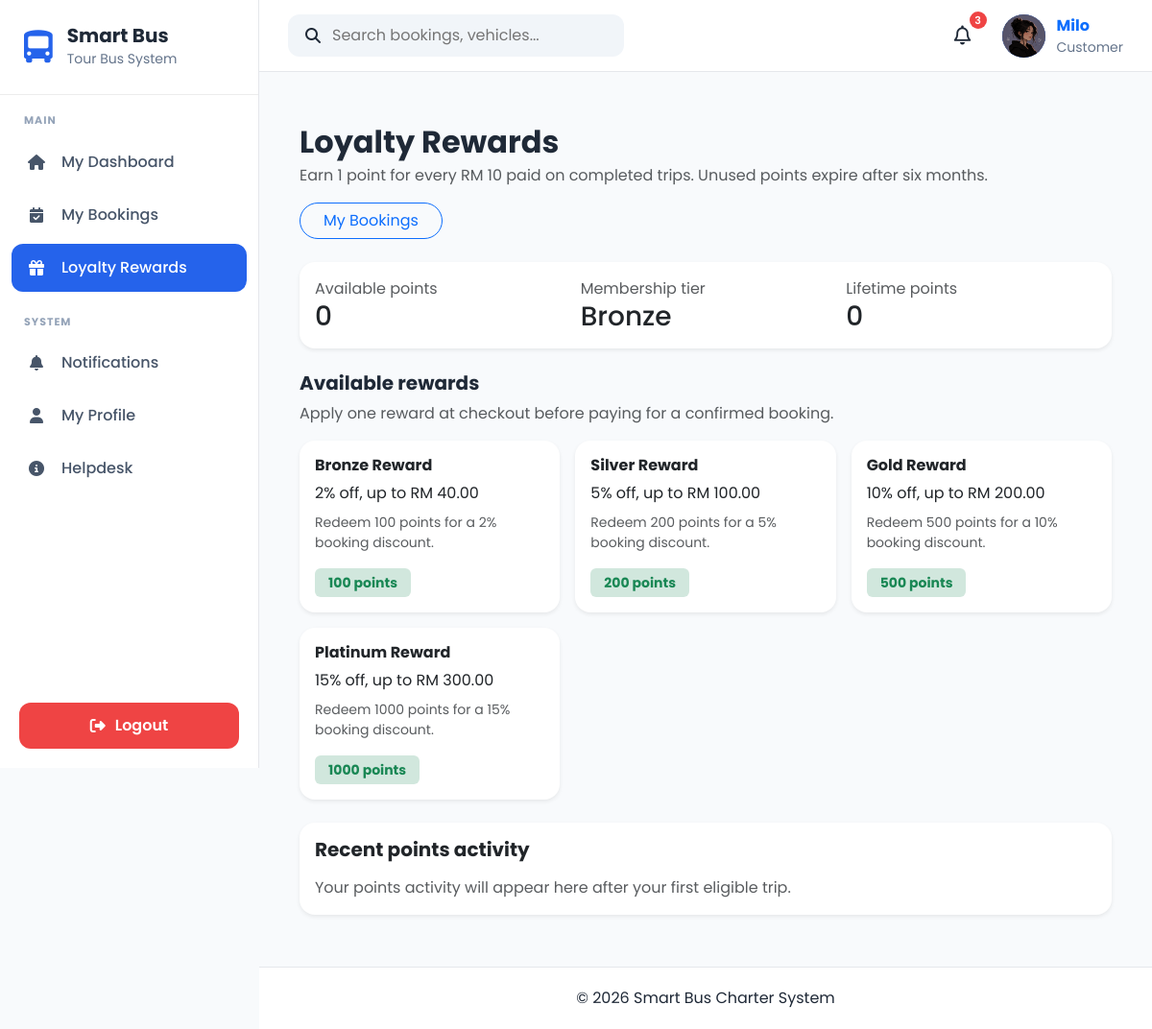
Page /loyalty/ (signed in) on the committed database.
### apps/accounts/models.py (models this page shows, shortened)
class UserProfile(models.Model):
    OWNER = "Owner"
    ADMIN = "Admin"
    DRIVER = "Driver"
    CUSTOMER = "Customer"
    ROLE_CHOICES = [
        (OWNER, "Owner"),
        (ADMIN, "Admin"),
        (DRIVER, "Driver"),
        (CUSTOMER, "Customer"),
    ]
    GENDER_CHOICES = [
        ("Male", "Male"),
        ("Female", "Female"),
        ("Other", "Other"),
    ]
    user = models.OneToOneField(
        User,
        on_delete=models.CASCADE,
        related_name="profile"
    )
    role = models.CharField(
        max_length=20,
        choices=ROLE_CHOICES,
        default=CUSTOMER
    )
    phone = models.CharField(
        max_length=20,
        blank=True
    )
    address = models.TextField(
        blank=True
    )
    city = models.CharField(
        max_length=100,
        blank=True
    )
    state = models.CharField(
        max_length=100,
        blank=True
    )
    postcode = models.CharField(
        max_length=20,
        blank=True
    )
    country = models.CharField(
        max_length=100,
        default="Malaysia"
    )
    gender = models.CharField(
        max_length=10,
        choices=GENDER_CHOICES,
        blank=True
    )
    profile_picture = models.ImageField(
        upload_to="profile_pictures/",
        blank=True,
        null=True
    )
    must_change_password = models.BooleanField(default=False)
    created_at = models.DateTimeField(
        auto_now_add=True
    )
    updated_at = models.DateTimeField(
        auto_now=True
    )

### apps/loyalty/models.py (models this page shows, shortened)
class LoyaltyReward(models.Model):
    name = models.CharField(max_length=100)
    description = models.TextField(blank=True)
    points_required = models.PositiveIntegerField(
        validators=[MinValueValidator(1)]
    )
    discount_percentage = models.PositiveIntegerField(
        validators=[
            MinValueValidator(1),
            MaxValueValidator(100)
        ]
    )
    max_discount = models.DecimalField(
        max_digits=10,
        decimal_places=2,
        validators=[MinValueValidator(Decimal("0.01"))]
    )
    is_active = models.BooleanField(default=True)
    created_at = models.DateTimeField(auto_now_add=True)

### apps/loyalty/views.py (the view)
# urls.py: path("", views.dashboard, name="dashboard"),
@customer_required
@require_GET
def dashboard(request):
    customer = get_customer_for_user(request.user)
    if customer is None:
        messages.error(request, "Customer profile not found.")
        return redirect("dashboard")
    account = current_loyalty_account(customer)
    rewards = LoyaltyReward.objects.filter(is_active=True).order_by("points_required", "pk")
    history = (
        account.transactions.select_related("booking").order_by("-created_at", "-pk")[:25]
        if account else []
    )
    return render(request, "loyalty/dashboard.html", {
        "account": account,
        "rewards": rewards,
        "history": history,
    })

### apps/accounts/context_processors.py (called while the page is built)
def user_role(request):
    role = None
    if request.user.is_authenticated:
        try:
            role = request.user.profile.role
        except Exception:
            role = None
    return {
        "user_role": role
    }

### apps/helpdesk/services/data_access.py (called while the page is built)
def get_customer_for_user(user):
    if not user.is_authenticated:
        return None
    return Customer.objects.filter(
        user=user
    ).first()

### apps/loyalty/services.py (called while the page is built)
def current_loyalty_account(customer):
    account = LoyaltyAccount.objects.filter(customer=customer).first()
    if account and account.transactions.filter(
        transaction_type__in=SPENDABLE_TRANSACTION_TYPES,
        expires_at__lte=timezone.now(),
        remaining_points__gt=0,
    ).exists():
        expire_loyalty_points(account)
        account.refresh_from_db()
    return account

### apps/notifications/context_processors.py (called while the page is built)
def notification_context(request):
    if not request.user.is_authenticated:
        return {}
    notifications = (
        NotificationRecipient.objects
        .filter(user=request.user)
        .select_related("notification")
        .order_by("-notification__created_at")[:5]
    )
    unread_count = (
        NotificationRecipient.objects
        .filter(
            user=request.user,
            is_read=False
        )
        .count()
    )
    return {
        "navbar_notifications": notifications,
        "unread_notifications": unread_count,
    }

### templates/loyalty/dashboard.html (shortened to what this page needs)
{% extends "layouts/base.html" %}
{% block content %}
<div class="container-fluid py-4">
    <div class="d-flex flex-wrap justify-content-between align-items-center gap-3 mb-4">
        <div>
            <h1 class="h2 fw-bold mb-1">Loyalty Rewards</h1>
            <p class="text-muted mb-0">Earn 1 point for every RM 10 paid on completed trips. Unused points expire after six months.</p>
        </div>
        <a class="btn btn-outline-primary rounded-pill px-4" href="{% url 'bookings:customer_bookings' %}">My Bookings</a>
    </div>
    <div class="card border-0 shadow-sm rounded-4 mb-4">
        <dl class="card-body row g-3 mb-0">
            <div class="col-sm-4">
                <dt class="text-muted fw-normal">Available points</dt>
                <dd class="h3 mb-0">{{ account.points_balance|default:"0" }}</dd>
            </div>
            <div class="col-sm-4">
                <dt class="text-muted fw-normal">Membership tier</dt>
                <dd class="h3 mb-0">{{ account.membership_tier|default:"Bronze" }}</dd>
            </div>
            <div class="col-sm-4">
                <dt class="text-muted fw-normal">Lifetime points</dt>
                <dd class="h3 mb-0">{{ account.lifetime_points|default:"0" }}</dd>
            </div>
        </dl>
    </div>
    <h2 class="h5 fw-bold">Available rewards</h2>
    <p class="text-muted">Apply one reward at checkout before paying for a confirmed booking.</p>
    <div class="row g-3 mb-4">
        {% for reward in rewards %}
            <div class="col-md-6 col-xl-4">
                <article class="card border-0 shadow-sm rounded-4 h-100">
                    <div class="card-body">
                        <h3 class="h6 fw-bold">{{ reward.name }}</h3>
                        <p class="mb-2">{{ reward.discount_percentage }}% off, up to RM {{ reward.max_discount|floatformat:2 }}</p>
                        {% if reward.description %}<p class="small text-muted">{{ reward.description }}</p>{% endif %}
                        <span class="badge bg-success-subtle text-success">{{ reward.points_required }} points</span>
                    </div>
                </article>
            </div>
        {% empty %}
            <p class="text-muted mb-0">There are no active rewards at the moment.</p>
        {% endfor %}
    </div>
    <section class="card border-0 shadow-sm rounded-4">
        <div class="card-body">
            <h2 class="h5 fw-bold mb-3">Recent points activity</h2>
            {% if history %}
                <div class="table-responsive">
                    <table class="table align-middle mb-0">
                        <thead>
                            <tr><th scope="col">Date</th><th scope="col">Activity</th><th scope="col">Booking</th><th scope="col">Expiry</th><th scope="col" class="text-end">Points</th></tr>
                        </thead>
                        <tbody>
                            {% for entry in history %}
                                <tr>
                                    <td>{{ entry.created_at|date:"j M Y" }}</td>
                                    <td>{{ entry.get_transaction_type_display }}{% if entry.description %}<div class="small text-muted">{{ entry.description }}</div>{% endif %}</td>
                                    <td>{{ entry.booking.booking_number|default:"—" }}</td>
                                    <td>{% if entry.remaining_points and entry.expires_at %}{{ entry.expires_at|date:"j M Y" }}{% else %}—{% endif %}</td>
                                    <td class="text-end">{% if entry.points > 0 %}+{% endif %}{{ entry.points }}</td>
                                </tr>
                            {% endfor %}
                        </tbody>
                    </table>
                </div>
            {% else %}
                <p class="text-muted mb-0">Your points activity will appear here after your first eligible trip.</p>
            {% endif %}
        </div>
    </section>
</div>
{% endblock %}

### templates/components/navbar.html (shortened to what this page needs)
{% load static %}
<nav class="navbar-custom">
    <div class="navbar-left">
        <div class="search-box">
            <i class="fa-solid fa-magnifying-glass"></i>
            <input
                type="text"
                placeholder="Search bookings, vehicles..."
            >
        </div>
    </div>
    <div class="navbar-right">
            <div class="notification-icon">
                <button
                    class="notification-btn"
                    id = "notificationBtn">
                    <i class="fa-regular fa-bell"></i>
                    <span
                        class="notification-count"
                        id="notificationCount"
                         {% if unread_notifications == 0 %}style="display:none;"{% endif %}>
                        {{ unread_notifications }}
                    </span>
                </button>
            </div>
        <a href="{% url 'accounts:profile' %}" class="profile-link">
            <div class="profile-menu">
                {% if request.user.profile.profile_picture %}
                    <img
                        src="{{ request.user.profile.profile_picture.url }}"
                        alt="Profile Picture"
                        class="profile-avatar profile-image"
                    >
                {% else %}
                    <div class="profile-avatar">
                        {{ request.user.username|first|upper }}
                    </div>
                {% endif %}
                <div class="profile-info">
                    <strong>{{ request.user.username }}</strong>
                    <small>
                        {{ request.user.profile.role|default:"User" }}
                    </small>
                </div>
            </div>
        </a>
    </div>
</nav>

### static/css/base.css (style rules this page uses)
* { margin:0; padding:0; box-sizing:border-box; font-family:'Poppins',sans-serif; }
body { background:#F8FAFC; color:#1F2937; overflow-x:hidden; }
a { text-decoration:none; }

### static/css/layout.css (style rules this page uses)
.navbar-custom { height:75px; background:#ffffff; display:flex; justify-content:space-between; align-items:center; padding:0 30px; border-bottom:1px solid #E5E7EB; }
.navbar-left { display:flex; align-items:center; gap:20px; }
.search-box { display:flex; align-items:center; gap:12px; background:#F1F5F9; padding:10px 18px; border-radius:12px; width:350px; }
.search-box input { border:none; background:none; width:100%; outline:none; }
.navbar-right { display:flex; align-items:center; gap:20px; }
.notification-btn { position:relative; width:42px; height:42px; border:none; border-radius:50%; background:#fff; display:flex; justify-content:center; align-items:center; cursor:pointer; z-index:2000; }
.notification-icon { position:relative; z-index:2000; }
.notification-count { position:absolute; top:-4px; right:-4px; width:18px; height:18px; border-radius:50%; background:#ef4444; color:#fff; font-size:11px; font-weight:600; display:flex; justify-content:center; align-items:center; }
.profile-menu { display:flex; align-items:center; gap:12px; }
.profile-avatar { width:45px; height:45px; background:#2563EB; color:white; border-radius:50%; display:flex; justify-content:center; align-items:center; font-weight:700; }
.profile-info { display:flex; flex-direction:column; }
.profile-info small { color:#64748B; }

### static/css/components.css (style rules this page uses)
.notification-btn i { font-size:20px; color:#1f2937; }

### static/css/crud.css (style rules this page uses)
.card { border-radius:15px; }
.btn { border-radius:10px; }
.badge { font-size:.9rem; }

### static/css/profile.css (style rules this page uses)
.card { border-radius:20px; }
.badge { padding:8px 14px; font-size:14px; }

### rows in the picture
LoyaltyReward: name "Bronze Reward", discount_percentage "2", max_discount "40.00", description "Redeem 100 points for a 2% booking discount.", points_required "100"
LoyaltyReward: name "Silver Reward", discount_percentage "5", max_discount "100.00", description "Redeem 200 points for a 5% booking discount.", points_required "200"
LoyaltyReward: name "Gold Reward", discount_percentage "10", max_discount "200.00", description "Redeem 500 points for a 10% booking discount.", points_required "500"
LoyaltyReward: name "Platinum Reward", discount_percentage "15", max_discount "300.00", description "Redeem 1000 points for a 15% booking discount.", points_required "1000"

### other values in the picture
{{ unread_notifications }} "3"
{{ request.user.username }} "Milo"
{{ request.user.profile.role|default:"User" }} "Customer"
{{ account.points_balance|default:"0" }} "0"
{{ account.membership_tier|default:"Bronze" }} "Bronze"
{{ account.lifetime_points|default:"0" }} "0"
